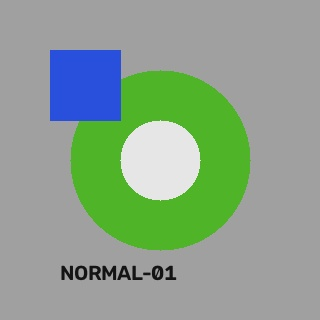
#> input picture data/test_assets/images/clean_component.jpg, 320 x 320 px
$ python -i metrics.py   (imports and definitions only)   (older library calls are emulated)
#> lines starting #> are read from the running program, lines starting #| are printed output that depends on the picture
import cv2
import numpy as np
import math
from typing import Dict, Any, Tuple
from ..schemas.schemas import ImageQualityMetrics

# [89 lines left out: functions compute_immerkaer_noise, analyze_image_quality, not called in this run]

>>> import cv2
>>> picture = cv2.imread('../../../data/test_assets/images/clean_component.jpg', cv2.IMREAD_GRAYSCALE)
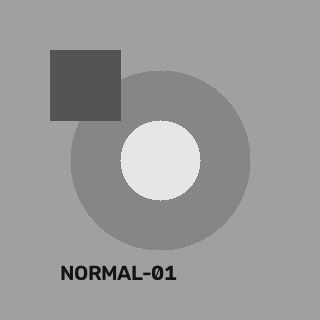
#> picture: shape (320, 320); min 14, max 236, mean 153.7
#> (the run stopped early here; a loop or call above may not have finished)
